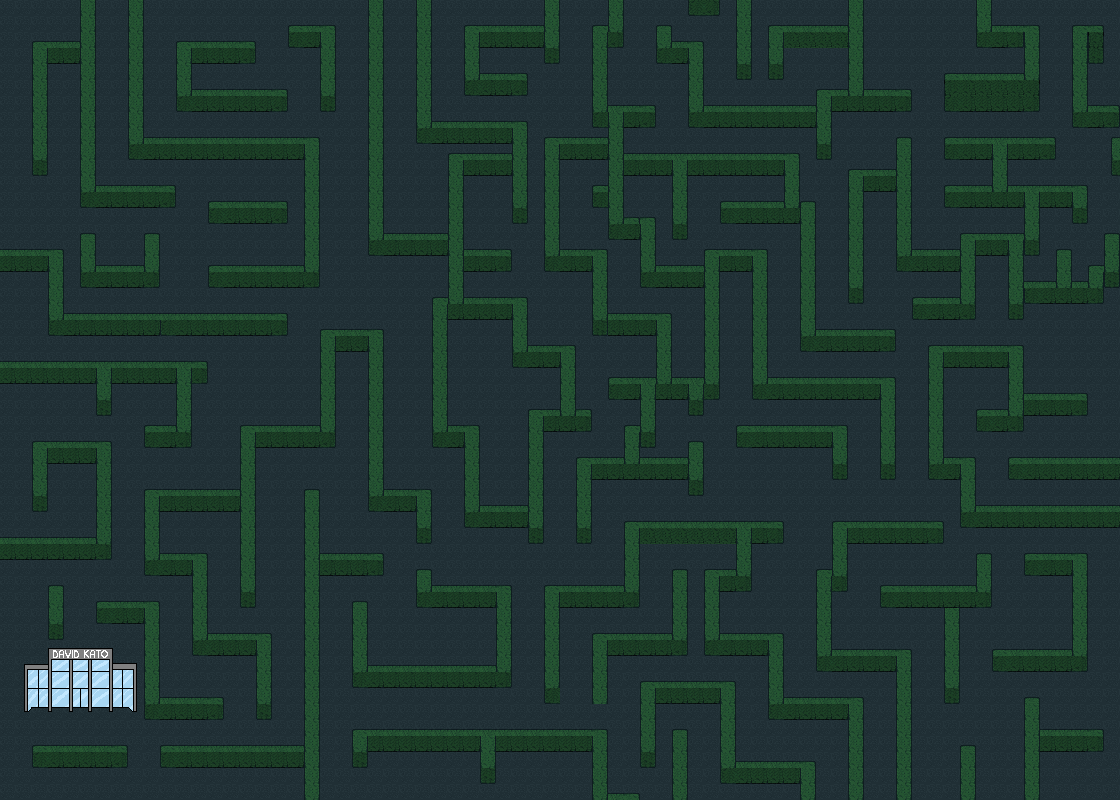

A level layout from a 2D game, rendered from its tile map. Below: a short description, then the map file with tile-grid data replaced by summaries:
An orthogonal 70x50 tile map with 16x16 px tiles, 3 tile layers (background, finish, hedge), 2 tilesets.

<map version="1.10" tiledversion="1.11.2" orientation="orthogonal" renderorder="right-down" width="70" height="50" tilewidth="16" tileheight="16" infinite="0" nextlayerid="7" nextobjectid="2">
 <tileset firstgid="1" name="tileset" tilewidth="16" tileheight="16" tilecount="36" columns="6">
  <image source="tileset.png" width="96" height="96" />
 </tileset>
 <tileset firstgid="37" name="finish" tilewidth="16" tileheight="16" tilecount="64" columns="8">
  <image source="exitBuilding.png" width="128" height="128" />
 </tileset>
 <layer id="1" name="background" width="70" height="50">
  <data>[3500 cells, 3500 non-empty, 1 distinct tile ids]</data>
 </layer>
 <layer id="6" name="finish" width="70" height="50">
  <data>[3500 cells, 40 non-empty, 40 distinct tile ids]</data>
 </layer>
 <layer id="4" name="hedge" width="70" height="50">
  <data>[3500 cells, 1423 non-empty, 19 distinct tile ids]</data>
 </layer>
</map>
